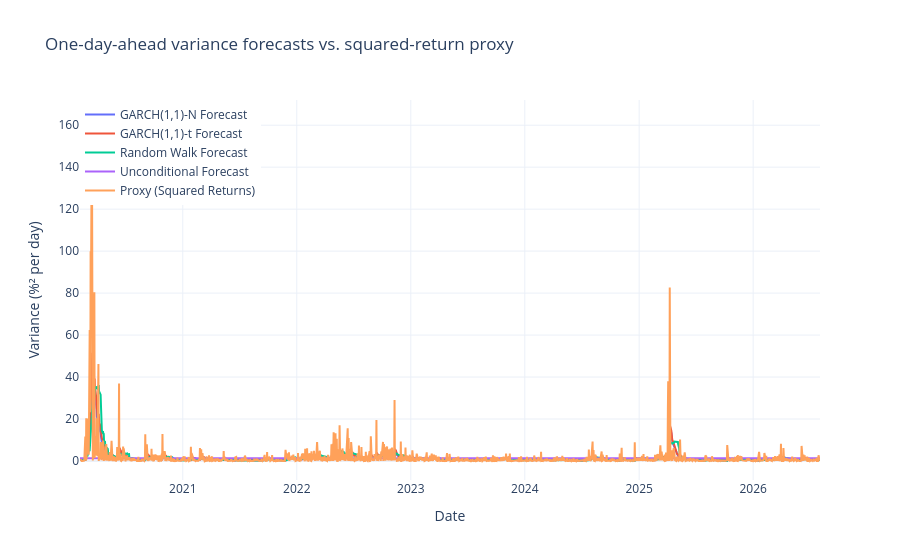

Source (notebook cell):
### Markdown cell above
## One-step out-of-sample forecasts, and the alignment discipline

The forecast made on day $t$ targets day $t+1$. In a series indexed by target
date it must therefore occupy row $t+1$, which is one shift, and
`assert h.index.equals(p.index)` is the line that proves the alignment.

Below: one-step-ahead GARCH variance forecasts over the whole test window for
both fits, the proxy $p = (100 \cdot r_{test})^2$, and both benchmarks. The
parameters stay frozen at their train estimates while the $\sigma^2$ recursion
rolls through the observed test returns, so no refit loop is needed.

Everything is fed the same percent-scaled returns and stays in %²-per-day units,
with no square roots and no 252 until a plot axis needs them.

### Code cell
# Forecast of the Gaussian GARCH model
forecast_n = garch_model_n.forecast(start=r_train.index[-1], horizon=1, reindex=False)
h_garch_n = forecast_n.variance["h.1"].shift(1)  # Shift to align with the test index
h_garch_n = h_garch_n.loc[r_test.index]  # Cut to the test index

# Forecast of the Student-t GARCH model
forecast_t = garch_model_t.forecast(start=r_train.index[-1], horizon=1, reindex=False)
h_garch_t = forecast_t.variance["h.1"].shift(1)  # Shift to align with the test index
h_garch_t = h_garch_t.loc[r_test.index]  # Cut to the test index

# Baseline 1: the random-walk variance forecast, i.e. the mean of r^2 over the
# 21 days strictly before t. It is a variance, and it excludes t by construction.
h_rw = rw_variance_forecast(r*100, window=21)
h_rw = h_rw.loc[r_test.index] # Cut to the test index

# Baseline 2: the unconditional variance forecast, i.e. the training-sample mean
# of squared returns, held constant across the test window.
training_variance = np.mean((r_train*100)**2)
h_unc = training_variance * (r_test*0 + 1)

# Proxy
p = (100*r_test)**2


# Plot the forecasts
fig = go.Figure()
fig.add_trace(go.Scatter(x=h_garch_n.index, y=h_garch_n, mode='lines', name='GARCH(1,1)-N Forecast'))
fig.add_trace(go.Scatter(x=h_garch_t.index, y=h_garch_t, mode='lines', name='GARCH(1,1)-t Forecast'))
fig.add_trace(go.Scatter(x=h_rw.index, y=h_rw, mode='lines', name='Random Walk Forecast'))
fig.add_trace(go.Scatter(x=h_unc.index, y= h_unc, mode='lines', name='Unconditional Forecast'))
fig.add_trace(go.Scatter(x=p.index, y=p, mode='lines', name='Proxy (Squared Returns)'))

fig.update_layout(title='One-day-ahead variance forecasts vs. squared-return proxy',
                  xaxis_title='Date',
                  yaxis_title='Variance (%² per day)',
                  legend=dict(x=0, y=1, traceorder='normal'),
                  template='plotly_white')
fig.show()

assert h_garch_n.index.equals(p.index)
assert h_garch_t.index.equals(p.index)
assert h_rw.index.equals(p.index)
assert h_unc.index.equals(p.index)

print("Mean of GARCH(1,1)-N Forecast:", np.mean(h_garch_n))
print("Mean of GARCH(1,1)-t Forecast:", np.mean(h_garch_t))
print("Mean of Random Walk Forecast:", np.mean(h_rw))
print("Mean of Unconditional Forecast:", np.mean(h_unc))
print("Mean of Proxy (Squared Returns):", np.mean(p))

### Figure 1 — Plotly figure (JSON) as saved in the notebook; plotly's stock layout.template omitted (floating-point values rounded to 4 significant figures; data arrays with more than 128 entries replaced by an {"elided": "..."} marker saying what was removed)
{"data": [{"mode": "lines", "name": "GARCH(1,1)-N Forecast", "type": "scatter", "x": {"elided": "1629 str values"}, "y": {"elided": "1629 float values"}}, {"mode": "lines", "name": "GARCH(1,1)-t Forecast", "type": "scatter", "x": {"elided": "1629 str values"}, "y": {"elided": "1629 float values"}}, {"mode": "lines", "name": "Random Walk Forecast", "type": "scatter", "x": {"elided": "1629 str values"}, "y": {"elided": "1629 float values"}}, {"mode": "lines", "name": "Unconditional Forecast", "type": "scatter", "x": {"elided": "1629 str values"}, "y": {"elided": "1629 float values"}}, {"mode": "lines", "name": "Proxy (Squared Returns)", "type": "scatter", "x": {"elided": "1629 str values"}, "y": {"elided": "1629 float values"}}], "layout": {"legend": {"traceorder": "normal", "x": 0, "y": 1}, "title": {"text": "One-day-ahead variance forecasts vs. squared-return proxy"}, "xaxis": {"title": {"text": "Date"}}, "yaxis": {"title": {"text": "Variance (%² per day)"}}}}
